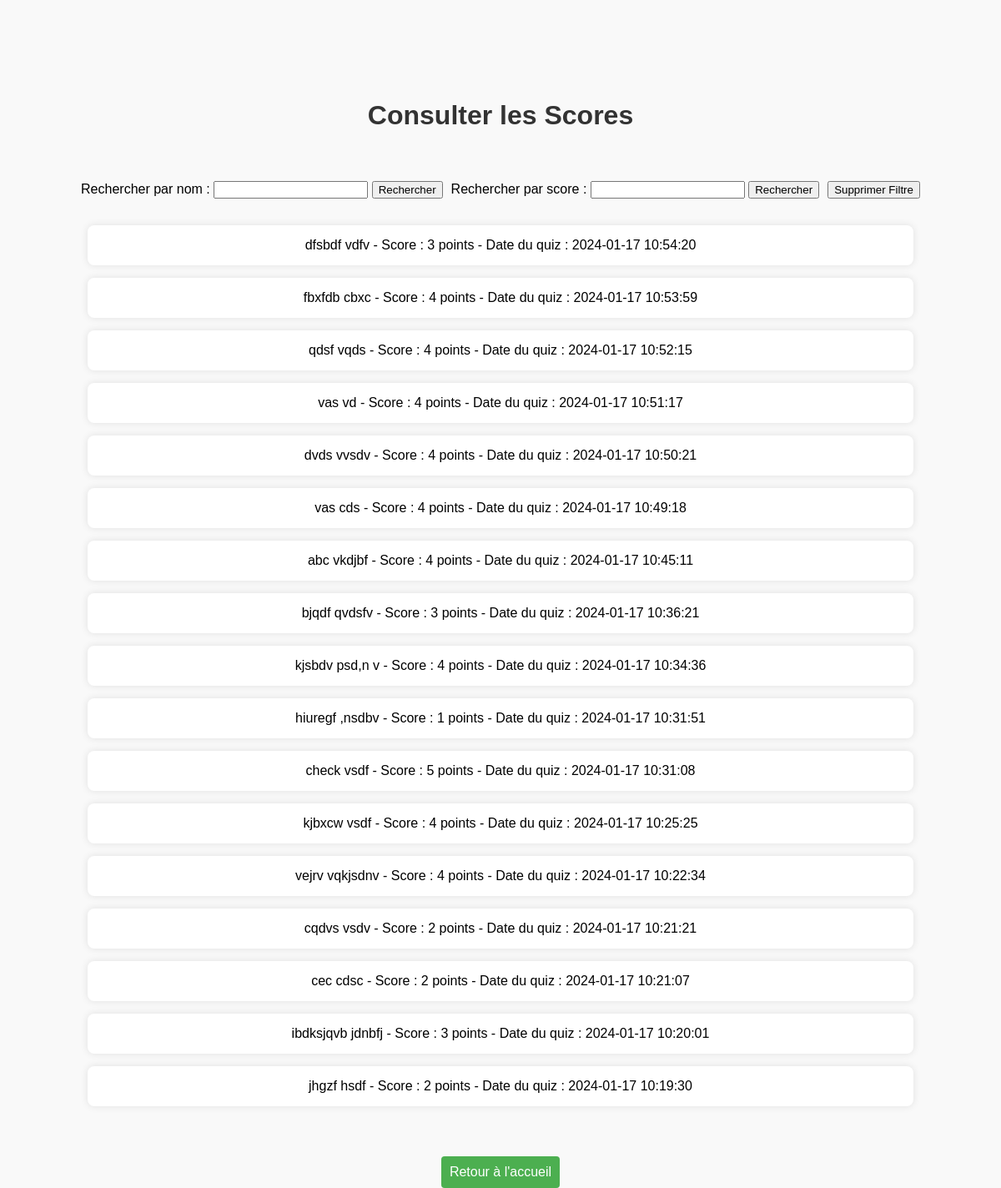
The page /consulter_scores.php on the database as committed earlier.
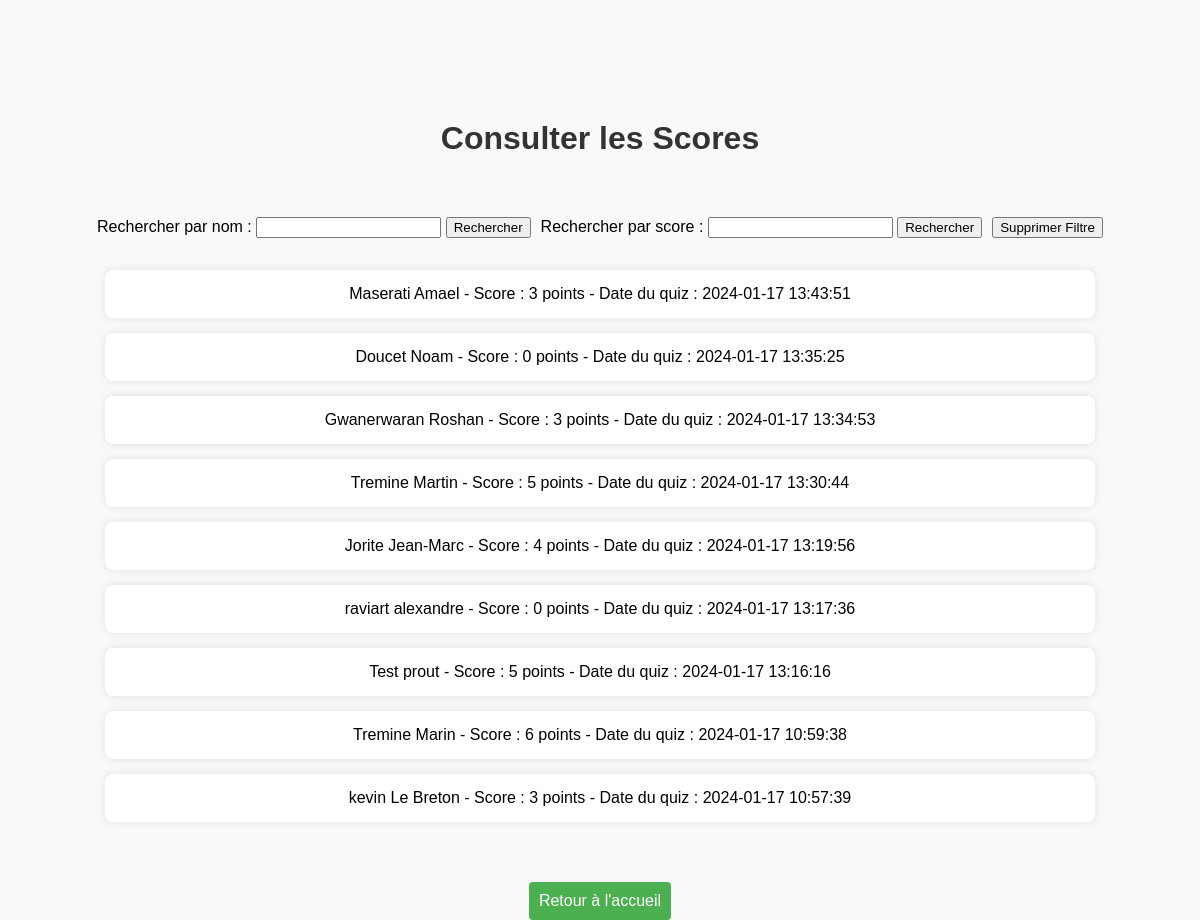
The same page on the database as committed later.
### tables this page shows
CREATE TABLE scores (
        id INTEGER PRIMARY KEY,
        participant_id INTEGER,
        score INTEGER,
        time INTEGER,
        FOREIGN KEY (participant_id) REFERENCES participants(idP));

### consulter_scores.php (the view, shortened to what this page needs)
<!DOCTYPE html>
<html lang="fr">
<head>
    <link rel="stylesheet" type="text/css" href="css/scores.css">
</head>
<body>
    <h1>Consulter les Scores</h1>
    <section>
    <div class="search-form">
        <form method="get">
            <label for="searchByName">Rechercher par nom :</label>
            <input type="text" id="searchByName" name="searchByName">
            <button type="submit" name="submitNameSearch">Rechercher</button>
        </form>
        <form method="get" >
            <label for="searchByScore">Rechercher par score :</label>
            <input type="number" id="searchByScore" name="searchByScore" min="0">
            <button type="submit" name="submitScoreSearch">Rechercher</button>
        </form>
        <button id="clearFilterButton" onclick="clearFilters()">Supprimer Filtre</button>
    </div>
</section>
    <?php
    require 'database.php';
    try {
    $query = "SELECT scores.*, participants.nom, participants.prenom
    FROM scores
    INNER JOIN participants ON scores.participant_id = participants.idP";
$query .= " ORDER BY scores.id DESC";
$stmt = $file_db->prepare($query);
$result = $stmt->execute();
if (!$result) {
echo "Erreur SQL : " . print_r($file_db->errorInfo(), true);
} else {
$scores = $stmt->fetchAll(PDO::FETCH_ASSOC);
if ($scores) {
  echo '<ul>';
  foreach ($scores as $score) {
      echo '<li>'. $score['nom'] .' ' . $score['prenom'] .' - Score : ' . $score['score'] . ' points - Date du quiz : ' . date('Y-m-d H:i:s', $score['time']) . '</li>';
  }
  echo '</ul>';
} else {
  echo '<p>Aucun score disponible.</p>';
}
}
} catch (PDOException $ex) {
echo $ex->getMessage();
}
?>
<button class="button" onclick="window.location.href='index.php'">Retour à l'accueil</button>
</body>
</html>

### css/scores.css (style rules this page uses)
body { font-family: "Arial", sans-serif; background-color: #f9f9f9; margin: 0; padding: 0; height: 100vh; }
h1 { color: #333; text-align: center; margin-bottom: 5%; margin-top: 10%; }
ul { list-style: none; padding: 0; }
li { width: 80%; background-color: #fff; padding: 15px; border-radius: 8px; box-shadow: 0 0 10px rgba(0, 0, 0, 0.1); margin: 15px auto; text-align: center; }
.button { background-color: #4caf50; color: #fff; cursor: pointer; padding: 10px; border: none; border-radius: 4px; font-size: 16px; display: block; margin: 5% auto; text-align: center; }
.search-form { display: flex; align-items: center; justify-content: center; margin-bottom: 2em; }
form { margin: 0; }
.search-form form { margin-right: 10px; }

Rows that differ between the two databases and show on the page:
removed scores: nom "dfsbdf", prenom "vdfv", score "3", time "2024-01-17 10:54:20"
removed scores: nom "fbxfdb", prenom "cbxc", score "4", time "2024-01-17 10:53:59"
removed scores: nom "qdsf", prenom "vqds", score "4", time "2024-01-17 10:52:15"
removed scores: nom "vas", prenom "vd", score "4", time "2024-01-17 10:51:17"
removed scores: nom "dvds", prenom "vvsdv", score "4", time "2024-01-17 10:50:21"
removed scores: nom "vas", prenom "cds", score "4", time "2024-01-17 10:49:18"
removed scores: nom "abc", prenom "vkdjbf", score "4", time "2024-01-17 10:45:11"
removed scores: nom "bjqdf", prenom "qvdsfv", score "3", time "2024-01-17 10:36:21"
changed scores (number 1 of 9 on the later page): nom "kjsbdv" → "Maserati"; prenom "psd,n v" → "Amael"; score "4" → "3"; time "2024-01-17 10:34:36" → "2024-01-17 13:43:51"
changed scores (number 2 of 9 on the later page): nom "hiuregf" → "Doucet"; prenom ",nsdbv" → "Noam"; score "1" → "0"; time "2024-01-17 10:31:51" → "2024-01-17 13:35:25"
changed scores (number 3 of 9 on the later page): nom "check" → "Gwanerwaran"; prenom "vsdf" → "Roshan"; score "5" → "3"; time "2024-01-17 10:31:08" → "2024-01-17 13:34:53"
changed scores (number 4 of 9 on the later page): nom "kjbxcw" → "Tremine"; prenom "vsdf" → "Martin"; score "4" → "5"; time "2024-01-17 10:25:25" → "2024-01-17 13:30:44"
changed scores (number 5 of 9 on the later page): nom "vejrv" → "Jorite"; prenom "vqkjsdnv" → "Jean-Marc"; time "2024-01-17 10:22:34" → "2024-01-17 13:19:56"
changed scores (number 6 of 9 on the later page): nom "cqdvs" → "raviart"; prenom "vsdv" → "alexandre"; score "2" → "0"; time "2024-01-17 10:21:21" → "2024-01-17 13:17:36"
changed scores (number 7 of 9 on the later page): nom "cec" → "Test"; prenom "cdsc" → "prout"; score "2" → "5"; time "2024-01-17 10:21:07" → "2024-01-17 13:16:16"
changed scores (number 8 of 9 on the later page): nom "ibdksjqvb" → "Tremine"; prenom "jdnbfj" → "Marin"; score "3" → "6"; time "2024-01-17 10:20:01" → "2024-01-17 10:59:38"
changed scores (number 9 of 9 on the later page): nom "jhgzf" → "kevin"; prenom "hsdf" → "Le Breton"; score "2" → "3"; time "2024-01-17 10:19:30" → "2024-01-17 10:57:39"
